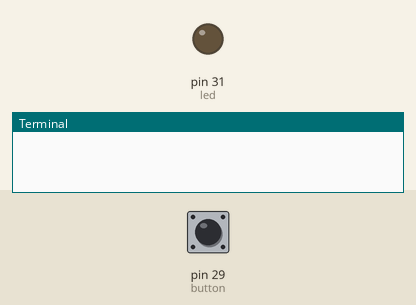
Simulated run of this program. Board: Raspberry Pi (header pin numbers). Shown: output pins drawn as LEDs (lit = HIGH), the last lines printed to the terminal. Inputs (shaded band) come from the test bench; at power-on: pin 29 (button) HIGH.

Above: at 1.2 s.
1.3 s: pin 29 (button) pulled LOW for 0.15 s
At 1.4 s:
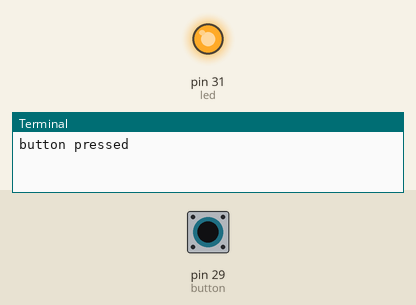
3.0 s: pin 29 (button) pulled LOW for 3.2 s
At 6.8 s:
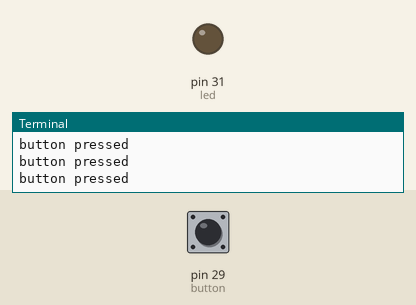
Timing chart, 0 to 8.3 s (numbered marks = the images above; inputs shaded):
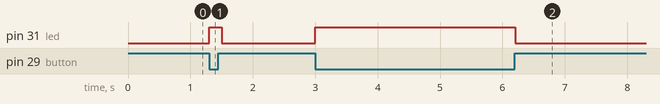

The program:

buttonLed.py
```python
import RPi.GPIO as GPIO
import time

button = 29
led = 31

GPIO.setwarnings(False)
GPIO.setmode(GPIO.BOARD)
GPIO.setup(led, GPIO.OUT)
GPIO.setup(button, GPIO.IN,pull_up_down = GPIO.PUD_UP)
while True:
	button_state = GPIO.input(button)
	if(button_state == False):
		GPIO.output(led, True)
		print('button pressed')
		time.sleep(0.2)#for bouncing
	else:
		GPIO.output(led,False)
```

Measured:
- after the input at 1.3 s, pin 31 (led): LOW → HIGH at once, → LOW 0.20 s later
- after the input at 3.0 s, pin 31 (led): LOW → HIGH at once, → LOW 3.2 s later
